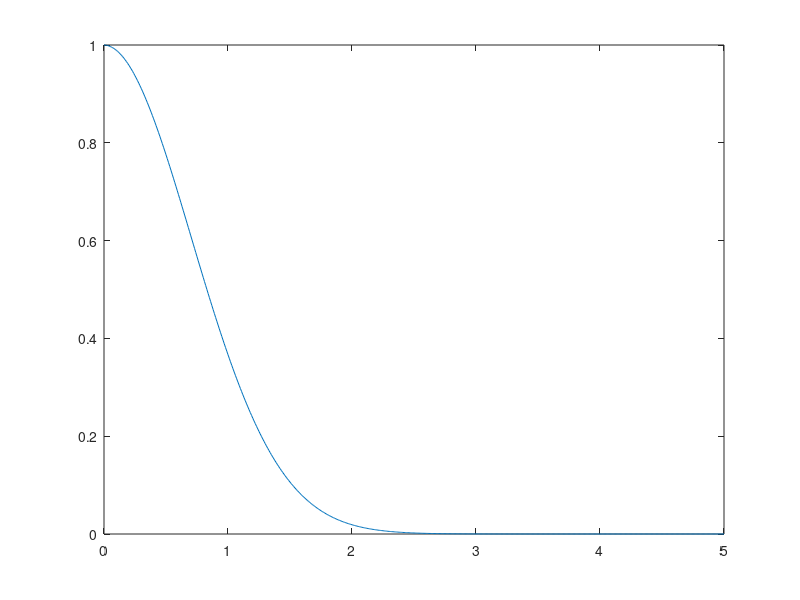

The MATLAB source for this figure:
% solving ODE-IVP (ordinary differential equation-initial value problem)
% using Eular's Implicit Method
%  
% given-
% dy/dt=F(t,y) , y(t[0])=y[0] , tSpan 
% 
% Aim to find y[i]=f(t[i])

%   dy/dt=F(t,y) 
%   => lim[h->0]  (y[i+1]-y[i])/h = F(t,y)
%   => for very small h, F(t,y) at a point between y[i+1] and y[i] just 
%      equals F(t[i+1],y[i+1]) 
%   => y[i+1]=y[i]+h*F(t[i+1],y[i+1]) => y[i+1] is function of itself  


% Example question given dy/dt=-2*t*y , y[t=0]=1 , tEnd=5 find y[t[i]] and 
% error from the true value 

t0=0;
y0=1;
h=0.01;
tEnd=5;
t=[t0:h:tEnd];
N=length(t);
y=zeros(1,N);
y(1)=y0;

for i=2:N
    t(i)=t(i-1)+h;
    y_temp=fsolve(@(y_temp)  (y_temp-y(i-1)+2*h*t(i)*y_temp) , y(i-1));
    y(i)=y_temp;
    %t(i)=t_temp;
end

plot(t,y);

yTrue=exp(-t.^2);

err=max(abs(yTrue-y));

clc;
disp(['h<0.01 is so slow that it does not computes at all, the reason is '])
disp(['implicit computations are very slow'])
disp(['max error = ',num2str(err)]);


% Though implicit methods takes longer time for computation than explicit 
% methods they are "globally stable". Means for a wide variety of values 
% of h they show solution, the accuracy may be less for very small or very 
% large values of h but far better than explicit methods. 
